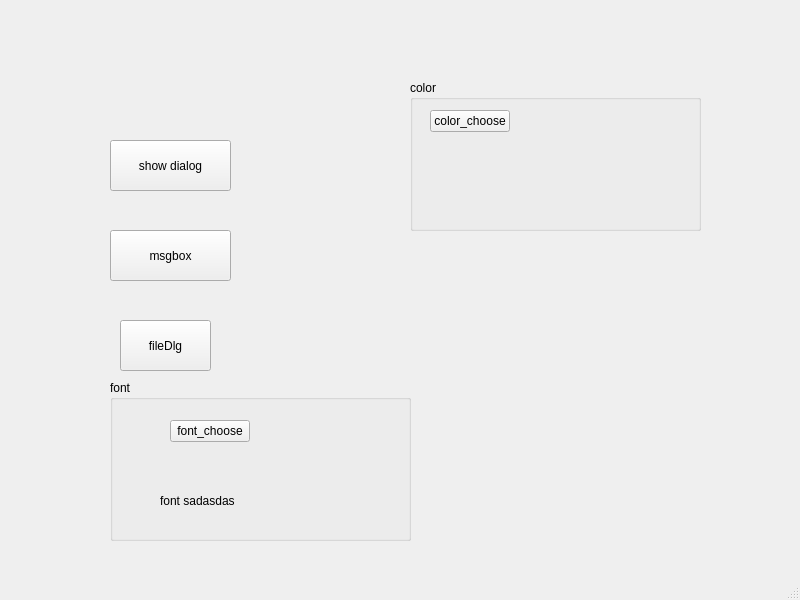
<?xml version="1.0" encoding="UTF-8"?>
<ui version="4.0">
 <class>MainWindow</class>
 <widget class="QMainWindow" name="MainWindow">
  <property name="geometry">
   <rect>
    <x>0</x>
    <y>0</y>
    <width>800</width>
    <height>600</height>
   </rect>
  </property>
  <property name="windowTitle">
   <string>MainWindow</string>
  </property>
  <widget class="QWidget" name="centralwidget">
   <widget class="QPushButton" name="modifyBtn">
    <property name="geometry">
     <rect>
      <x>110</x>
      <y>140</y>
      <width>121</width>
      <height>51</height>
     </rect>
    </property>
    <property name="text">
     <string>show dialog</string>
    </property>
   </widget>
   <widget class="QPushButton" name="msgbox">
    <property name="geometry">
     <rect>
      <x>110</x>
      <y>230</y>
      <width>121</width>
      <height>51</height>
     </rect>
    </property>
    <property name="text">
     <string>msgbox</string>
    </property>
   </widget>
   <widget class="QPushButton" name="filedlg">
    <property name="geometry">
     <rect>
      <x>120</x>
      <y>320</y>
      <width>91</width>
      <height>51</height>
     </rect>
    </property>
    <property name="text">
     <string>fileDlg</string>
    </property>
   </widget>
   <widget class="QGroupBox" name="groupBox">
    <property name="geometry">
     <rect>
      <x>110</x>
      <y>380</y>
      <width>301</width>
      <height>161</height>
     </rect>
    </property>
    <property name="title">
     <string>font</string>
    </property>
    <widget class="QPushButton" name="fontdlg">
     <property name="geometry">
      <rect>
       <x>60</x>
       <y>40</y>
       <width>80</width>
       <height>22</height>
      </rect>
     </property>
     <property name="text">
      <string>font_choose</string>
     </property>
    </widget>
    <widget class="QLabel" name="fontlabel">
     <property name="geometry">
      <rect>
       <x>50</x>
       <y>90</y>
       <width>171</width>
       <height>61</height>
      </rect>
     </property>
     <property name="text">
      <string>font sadasdas</string>
     </property>
    </widget>
   </widget>
   <widget class="QGroupBox" name="groupBox_2">
    <property name="geometry">
     <rect>
      <x>410</x>
      <y>80</y>
      <width>291</width>
      <height>151</height>
     </rect>
    </property>
    <property name="title">
     <string>color</string>
    </property>
    <widget class="QPushButton" name="colordlg">
     <property name="geometry">
      <rect>
       <x>20</x>
       <y>30</y>
       <width>80</width>
       <height>22</height>
      </rect>
     </property>
     <property name="text">
      <string>color_choose</string>
     </property>
    </widget>
    <widget class="QLabel" name="color">
     <property name="geometry">
      <rect>
       <x>190</x>
       <y>20</y>
       <width>71</width>
       <height>31</height>
      </rect>
     </property>
     <property name="text">
      <string/>
     </property>
    </widget>
    <widget class="QLabel" name="colorlabel">
     <property name="geometry">
      <rect>
       <x>80</x>
       <y>80</y>
       <width>171</width>
       <height>31</height>
      </rect>
     </property>
     <property name="text">
      <string/>
     </property>
    </widget>
   </widget>
  </widget>
  <widget class="QMenuBar" name="menubar">
   <property name="geometry">
    <rect>
     <x>0</x>
     <y>0</y>
     <width>800</width>
     <height>19</height>
    </rect>
   </property>
  </widget>
  <widget class="QStatusBar" name="statusbar"/>
 </widget>
 <resources/>
 <connections/>
</ui>
